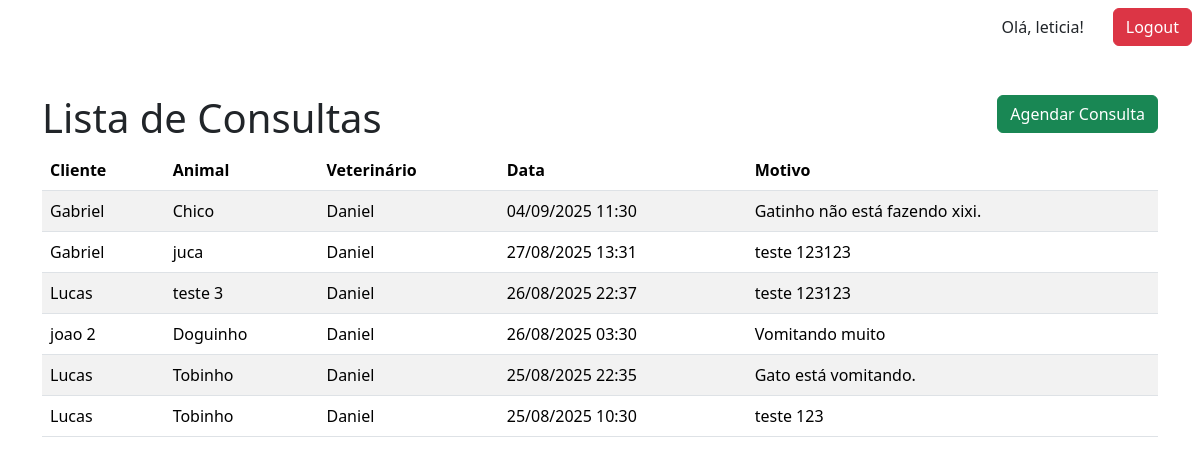
The page /consultas/ (signed in) on the database as committed earlier.
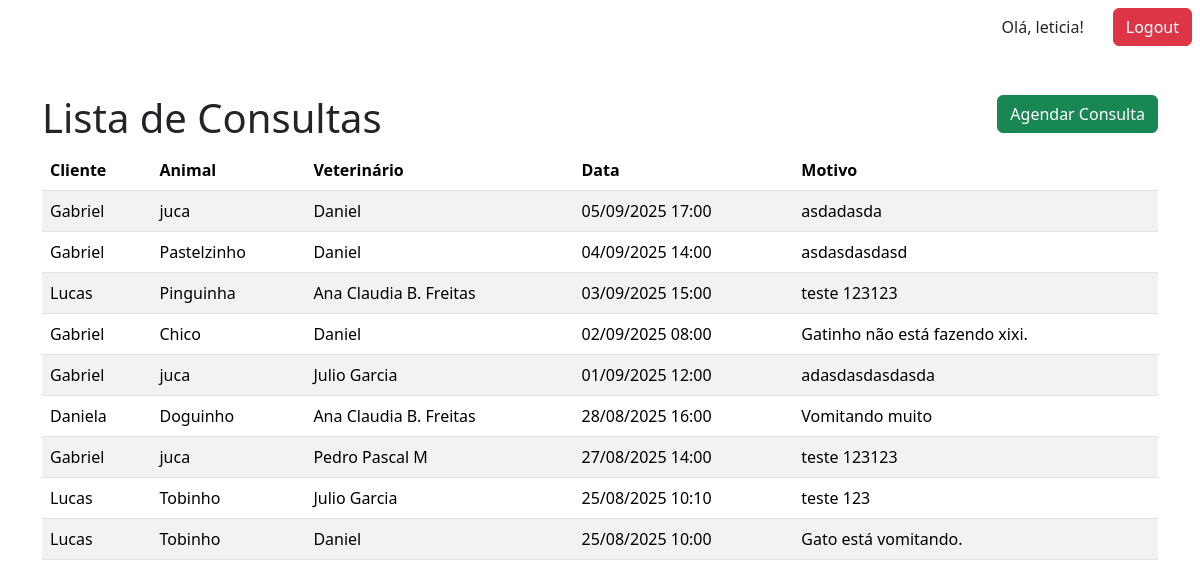
The same page on the database as committed later.
### core/models.py (models this page shows, shortened)
class Consulta(models.Model):
    animal = models.ForeignKey(Animal, on_delete=models.CASCADE)
    veterinario = models.ForeignKey(MedicoVeterinario, on_delete=models.SET_NULL, null=True)
    data = models.DateTimeField()
    motivo = models.TextField()
    observacoes = models.TextField(blank=True)

class Animal(models.Model):
    ESPECIES = [
        ('C', 'Cachorro'),
        ('G', 'Gato'),
        ('O', 'Outros'),
    ]
    nome = models.CharField(max_length=100)
    especie = models.CharField(max_length=1, choices=ESPECIES)
    raca = models.CharField(max_length=100)
    idade = models.PositiveIntegerField(null=True, blank=True)
    peso = models.DecimalField(max_digits=5, decimal_places=2, null=True, blank=True)
    dono = models.ForeignKey(Cliente, on_delete=models.CASCADE, related_name='animais')

class Cliente(models.Model):
    nome = models.CharField(max_length=100)
    cpf = models.CharField(max_length=11, blank=True, null=True)
    telefone = models.CharField(max_length=15)
    email = models.EmailField()
    endereco = models.TextField()

class MedicoVeterinario(models.Model):
    nome = models.CharField(max_length=100)
    crmv = models.CharField(max_length=20)
    especialidade = models.CharField(max_length=100)
    contato = models.CharField(max_length=15)

### core/views.py (the view)
# urls.py: path('consultas/', views.lista_consultas, name='lista_consultas'),
@login_required(login_url='login')
def lista_consultas(request):
    consultas = Consulta.objects.all().order_by('-data')
    return render(request, 'lista_consultas.html', {'consultas': consultas})

### templates/lista_consultas.html (shortened to what this page needs)
{% extends 'base.html' %}
{% block content %}
<div class="d-flex justify-content-between align-items-center">
    <h1>Lista de Consultas</h1>
    <button class="btn btn-success mb-3" onclick="window.location.href='{% url 'agendar_consulta' %}'">Agendar Consulta</button>
</div>
<table class="table table-striped">
    <thead>
        <tr>
            <th>Cliente</th>
            <th>Animal</th>
            <th>Veterinário</th>
            <th>Data</th>
            <th>Motivo</th>
        </tr>
    </thead>
    <tbody>
        {% for consulta in consultas %}
        <tr>
            <td>{{ consulta.animal.dono.nome }}</td>
            <td>{{ consulta.animal.nome }}</td>
            <td>{{ consulta.veterinario.nome }}</td>
            <td>{{ consulta.data|date:"d/m/Y H:i" }}</td>
            <td>{{ consulta.motivo|truncatewords:6 }}</td>
        </tr>
        {% empty %}
        <tr>
            <td colspan="4">Nenhuma consulta cadastrada.</td>
        </tr>
        {% endfor %}
    </tbody>
</table>
{% endblock %}

### templates/base.html (shortened to what this page needs)
{% load static %}
<!doctype html>
<html lang="en">
<head>
    <link href="https://cdn.jsdelivr.net/npm/bootstrap@5.3.7/dist/css/bootstrap.min.css" rel="stylesheet">
</head>
<body>
	<div class="d-flex gap-3 align-content-center justify-content-end m-2">
		{% if request.user.is_authenticated %}
		<a class="btn btn-transparent">Olá, {{ request.user.username }}!</a>
		<a class="btn btn-danger" href="{% url 'logout' %}">Logout</a>
		{% endif %}
	</div>
	<div class="container my-5">
	{% block content %}
	{% endblock %}
	</div>
</body>
</html>

Rows that differ between the two databases and show on the page:
added Consulta: animal.dono.nome "Gabriel", animal.nome "juca", veterinario.nome "Daniel", data "05/09/2025 17:00", motivo "asdadasda"
added Consulta: animal.dono.nome "Gabriel", animal.nome "Pastelzinho", veterinario.nome "Daniel", data "04/09/2025 14:00", motivo "asdasdasdasd"
changed Consulta: animal.nome "teste 3" → "Pinguinha"; veterinario.nome "Daniel" → "Ana Claudia B. Freitas"; data "26/08/2025 22:37" → "03/09/2025 15:00"; moves up the list
changed Consulta "Gatinho não está fazendo xixi.": data "04/09/2025 11:30" → "02/09/2025 08:00"
added Consulta: animal.dono.nome "Gabriel", animal.nome "juca", veterinario.nome "Julio Garcia", data "01/09/2025 12:00", motivo "adasdasdasdasda"
changed Consulta "Vomitando muito": animal.dono.nome "joao 2" → "Daniela"; veterinario.nome "Daniel" → "Ana Claudia B. Freitas"; data "26/08/2025 03:30" → "28/08/2025 16:00"; moves up the list
changed Consulta: veterinario.nome "Daniel" → "Pedro Pascal M"; data "27/08/2025 13:31" → "27/08/2025 14:00"
changed Consulta "teste 123": veterinario.nome "Daniel" → "Julio Garcia"; data "25/08/2025 10:30" → "25/08/2025 10:10"; moves up the list
changed Consulta "Gato está vomitando.": data "25/08/2025 22:35" → "25/08/2025 10:00"
